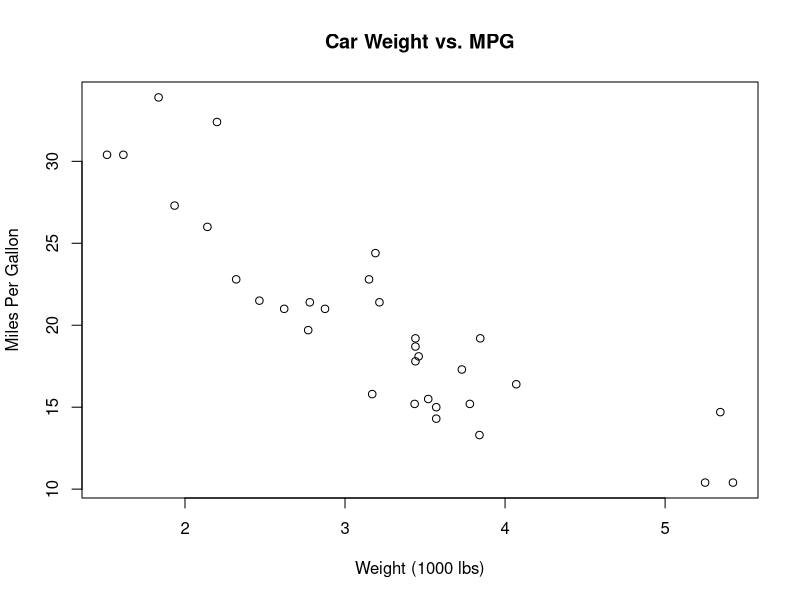
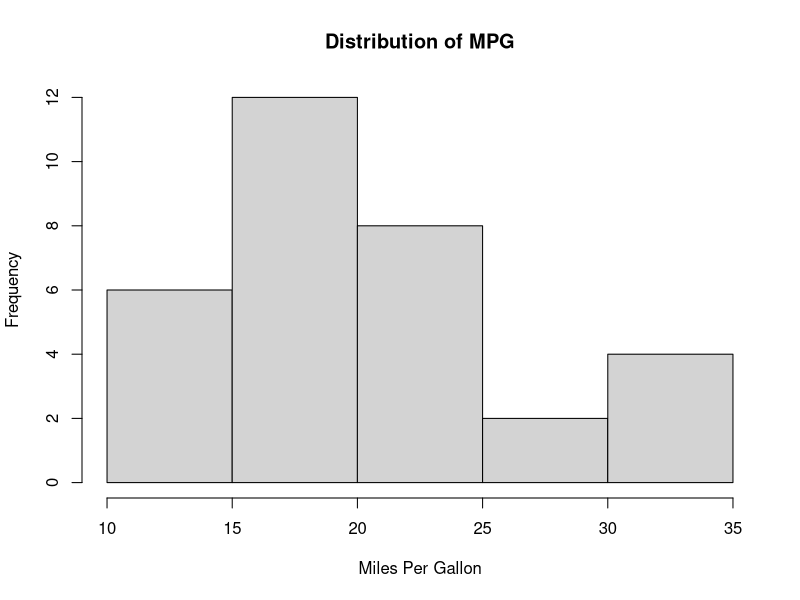
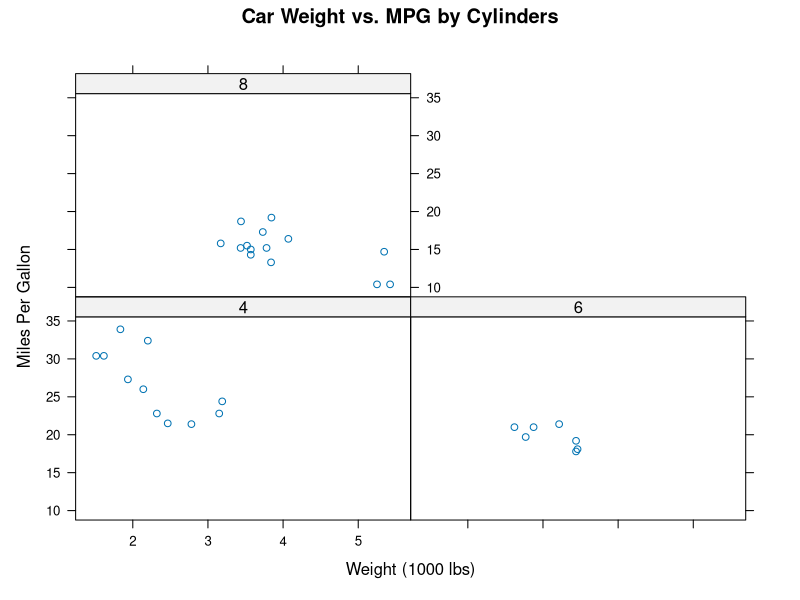
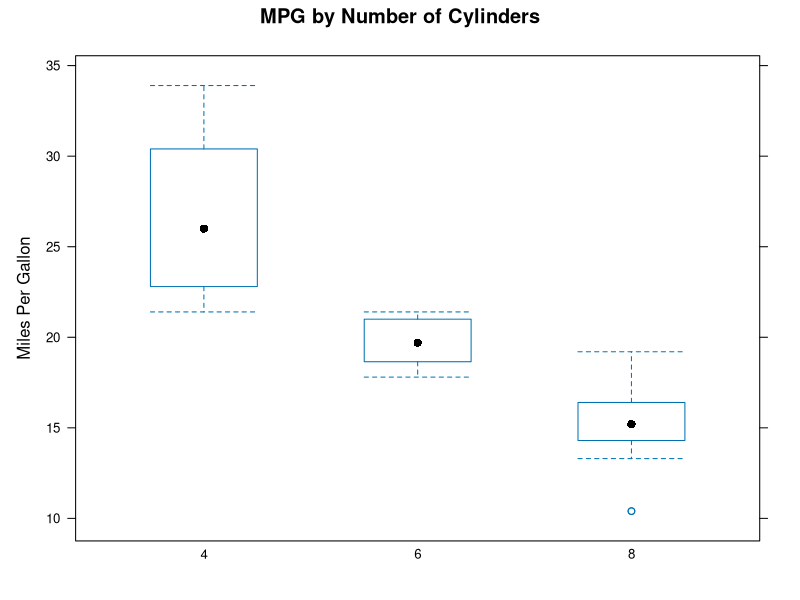
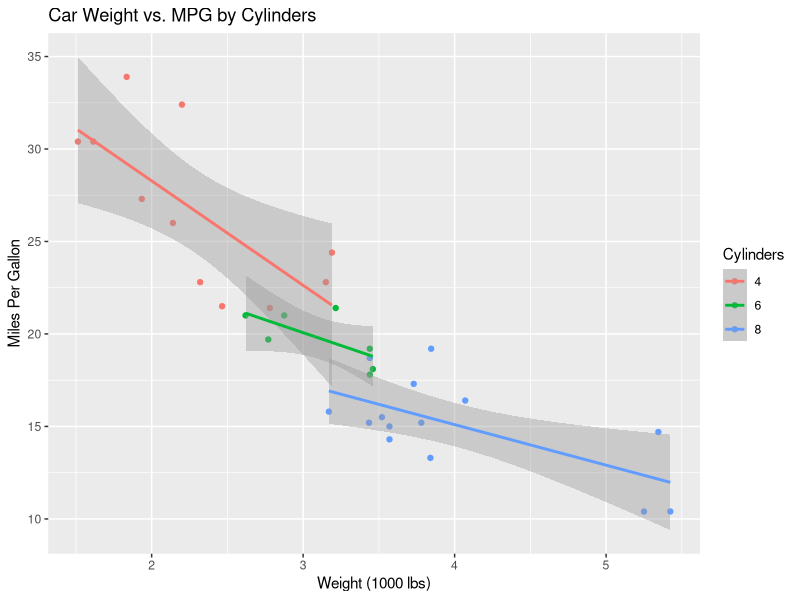
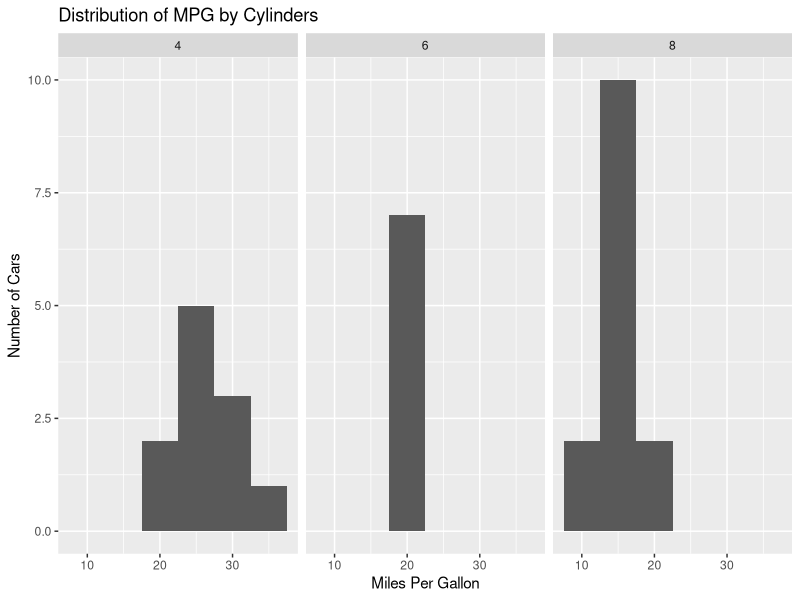

The R script that drew these images, in order:
data("mtcars")
head(mtcars)

# Scatter plot
plot(mtcars$wt, mtcars$mpg,
     main   = "Car Weight vs. MPG",
     xlab   = "Weight (1000 lbs)",
     ylab   = "Miles Per Gallon")

# Histogram
hist(mtcars$mpg,
     main   = "Distribution of MPG",
     xlab   = "Miles Per Gallon")

library(lattice)

# Conditional scatter plot (small multiples)
xyplot(mpg ~ wt | factor(cyl),
       data = mtcars,
       main = "Car Weight vs. MPG by Cylinders",
       xlab = "Weight (1000 lbs)",
       ylab = "Miles Per Gallon")

# Box-and-whisker plot
bwplot(mpg ~ factor(cyl),
       data = mtcars,
       main = "MPG by Number of Cylinders",
       ylab = "Miles Per Gallon")

library(ggplot2)

# Scatter plot with smoothing
ggplot(mtcars, aes(x = wt, y = mpg, color = factor(cyl))) +
  geom_point() +
  geom_smooth(method = "lm") +
  labs(title = "Car Weight vs. MPG by Cylinders",
       x = "Weight (1000 lbs)",
       y = "Miles Per Gallon",
       color = "Cylinders")

# Faceted histogram
ggplot(mtcars, aes(x = mpg)) +
  geom_histogram(binwidth = 5) +
  facet_wrap(~ cyl) +
  labs(title = "Distribution of MPG by Cylinders",
       x = "Miles Per Gallon",
       y = "Number of Cars")
